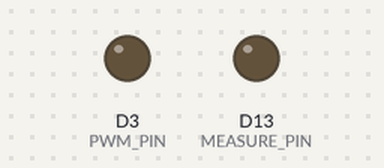
A sketch run on a simulated Arduino Uno R4 WiFi. On the bench: output pins drawn as LEDs (lit = HIGH). What the sketch prints to the serial monitor is not drawn.

Above: at 6.1 s.
At 9.1 s:
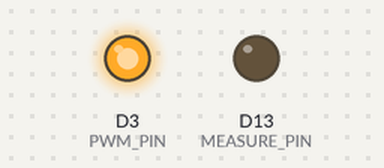
Timing chart, 0 to 10.6 s (numbered marks = the images above):
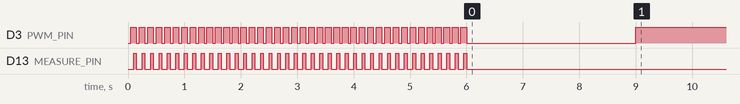

The sketch:

pwm_measure_test.ino
```cpp
/*
* This program simulates the PWM output to a muscle with a delayed measurement for the current and voltage sensors.
* I need the measurements to occur 300 us after the pwm pulse occurs.
*/


// const float FREQUENCY = 20; // hz
// const float DUTY_CYCLE = 0.5; // percentage from 0.0->1.0
// const int SENSOR_DELAY_TIME = 300; //us

// int pin = 3;
// int sensor_trigger = 13;

// void setup() {
//   pinMode(pin, OUTPUT);
//   pinMode(sensor_trigger, OUTPUT);
// }

// void loop() {
//   digitalWrite(pin, HIGH);
//   // code here for delay and measure
//   delayMicroseconds(SENSOR_DELAY_TIME);
//   digitalWrite(sensor_trigger, HIGH);
//   delayMicroseconds(1.0/FREQUENCY*1000000 * DUTY_CYCLE - SENSOR_DELAY_TIME);
//   digitalWrite(pin, LOW);
//   digitalWrite(sensor_trigger, LOW);
//   delayMicroseconds(1.0/FREQUENCY*1000000 * (1.0-DUTY_CYCLE) - SENSOR_DELAY_TIME);
// }


//=============================================================================
//=============================================================================
//=============================================================================


// #include "pwm.h"

// #define PWM_FREQUENCY_HZ 20
// #define MIN_ON_TIME_US 300

// //PwmOut pwm(D3);
// int sensor_trigger = 13;

// void setup() {
//     //period 50us = 20000hz; pulse 0 us = 0%
//     //pwm.begin(PWM_FREQUENCY_HZ, 0.0f);

//     // set 50%
//     //pwm.pulse_perc(50.0f);


//     pinMode(sensor_trigger, OUTPUT);
//     attachInterrupt(digitalPinToInterrupt(D3), writeHigh, CHANGE);

//     // Add callback to timer interrupt handler
//     //pwm.get_timer()->set_irq_callback(writeHigh, nullptr);
//     analogWrite(D3, 128);
// }

// void loop() {
//     // Your main code here
//     /*if (digitalRead(D3) == HIGH) {
//       delayMicroseconds(300);
//       digitalWrite(sensor_trigger, HIGH);
//     }
//     else {
//       digitalWrite(sensor_trigger, LOW);
//     }*/
// }

// void writeHigh() {
//   digitalWrite(sensor_trigger, HIGH);
// }


//=============================================================================
//=============================================================================
//=============================================================================


#include <Wire.h>          // I2C
#include <FspTimer.h>      // Timer Support
FspTimer timer;

#define PWM_FREQUENCY_HZ 20
#define MIN_ON_TIME_US 300
#define PWM_PIN D3
#define MEASURE_PIN D13

float duty_cycle_percent = 0.5;
const float min_duty_percent = (MIN_ON_TIME_US/1000000.0) / (1.0 / PWM_FREQUENCY_HZ); // Percentage of MIN_ON_TIME of the total pwm pulse

/******************************************************/
//                  Timer                            //
/******************************************************/
enum PWM_STATE { LOW_PWM, HIGH_PWM, HIGH_PWM_MEASURE };
PWM_STATE state = LOW_PWM;

void timer_callback(timer_callback_args_t __attribute((unused)) *p_args) {

  if (state == LOW_PWM) {
    //timer.begin(TIMER_MODE_ONESHOT, timer_type, tindex, dutyPercentToFrequency(duty_cycle_percent - min_duty_percent, PWM_FREQUENCY_HZ), 0.0f, timer_callback)
    timer.set_period_us(1000000.0 / PWM_FREQUENCY_HZ * min_duty_percent);
    timer.reset();
    state = HIGH_PWM;
    digitalWrite(PWM_PIN, HIGH);
  }
  else if (state == HIGH_PWM) {
    //timer.begin(TIMER_MODE_ONESHOT, timer_type, tindex, dutyPercentToFrequency(min_duty_percent, PWM_FREQUENCY_HZ), 0.0f, timer_callback)
    timer.set_period_us(1000000.0 / PWM_FREQUENCY_HZ * (duty_cycle_percent - min_duty_percent));
    timer.reset();
    state = HIGH_PWM_MEASURE;
    digitalWrite(MEASURE_PIN, HIGH);
  }
  else {
    timer.set_period_us(1000000.0 / PWM_FREQUENCY_HZ * (1.0 - duty_cycle_percent));
    timer.reset();
    state = LOW_PWM;
    digitalWrite(PWM_PIN, LOW);
    digitalWrite(MEASURE_PIN, LOW);
  }
}

void setDutyCyclePercent(float percent) {
  if(percent <= min_duty_percent) {
    percent = 0;
    timer.stop();
    digitalWrite(PWM_PIN, LOW);
  }
  else if(percent >= 1.0) {
    percent = 1.0;
    timer.stop();
    digitalWrite(PWM_PIN, HIGH);
  }
  else {
    timer.set_period_us(1000000.0 / PWM_FREQUENCY_HZ); // Restart Pulse
    timer.reset();
    timer.start();
  }
  duty_cycle_percent = percent;
}

// Converts a duty cycle from 0.0->1.0 to Hertz based on PWM_FREQUENCY
float dutyPercentToFrequency(float duty, float pwm_frequency) {
  // 1 / pwm_Hz = period // period * duty = duty_period // 1 / duty_period = Hz // 1 / ((1.0/pwm_hz) * duty) = Hz
  return 1.0 / (duty * (1.0/pwm_frequency));
}

bool begintimer() {
  uint8_t timer_type = GPT_TIMER;
  int8_t tindex = FspTimer::get_available_timer(timer_type);
  if (tindex < 0){
    tindex = FspTimer::get_available_timer(timer_type, true);
  }
  if (tindex < 0){
    return false;
  }
  FspTimer::force_use_of_pwm_reserved_timer();

  Serial.print("timer Index = ");
  Serial.println(tindex);

  if(!timer.begin(TIMER_MODE_ONE_SHOT, timer_type, tindex, PWM_FREQUENCY_HZ, 0.0f, timer_callback)){
    return false;
  }

  if (!timer.setup_overflow_irq()){
    return false;
  }

  if (!timer.open()){
    return false;
  }

  if (!timer.start()){
    return false;
  }
  return true;
}

/******************************************************/
//                                                    //
//                  Setup                             //
//                                                    //
/******************************************************/
void setup() {

  Serial.begin(115200);
  while (!Serial) {}   // This line stops script until serial monitor attached
  Serial.println(begintimer());

  pinMode(PWM_PIN, OUTPUT);
  pinMode(MEASURE_PIN, OUTPUT);

  delay(3000);
  setDutyCyclePercent(0.1);
  delay(3000);
  setDutyCyclePercent(0.0);
  delay(3000);
  setDutyCyclePercent(1.0);
}
// ^^^^^^^^^^^^^^^^^^^^^^^^^^^^^^^^^^^^^^^^^^^^^^^^^^^^^^
void loop() {

}
```
